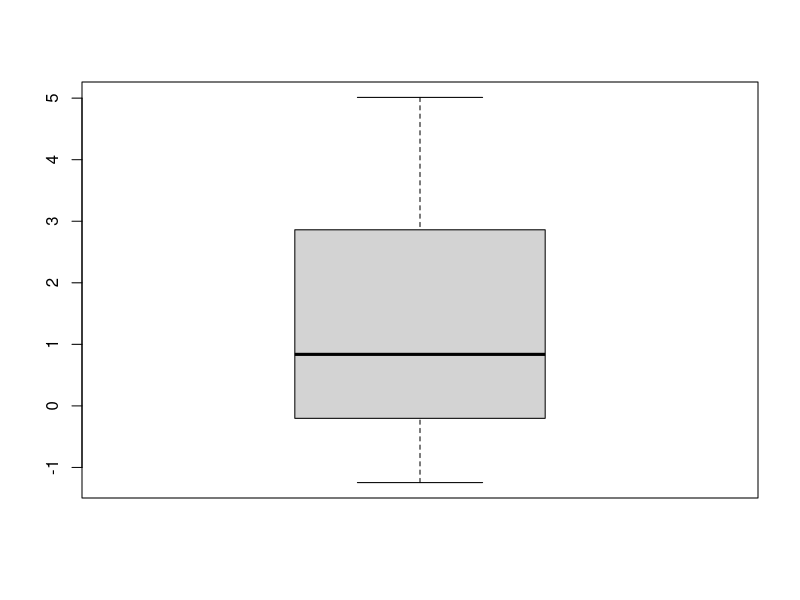
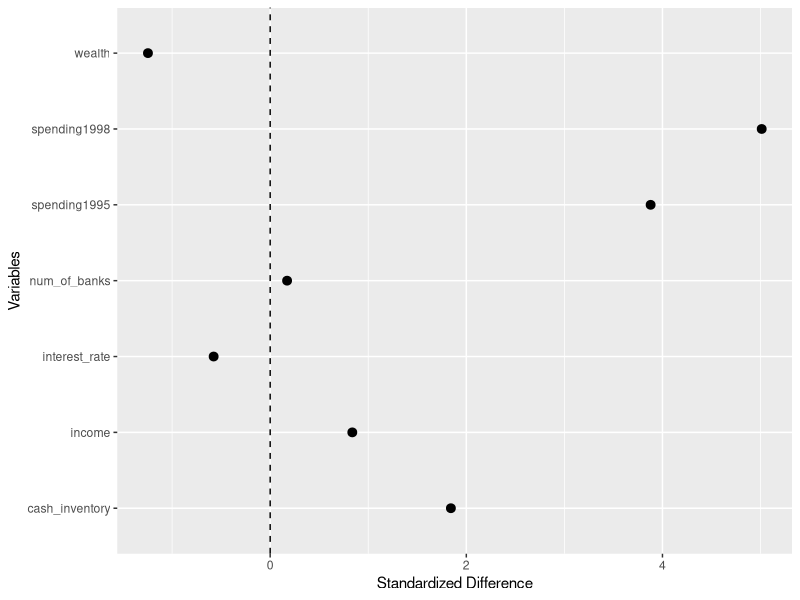

Reproduce these figures in R, in order.
## ---- chunk 1
library(haven)
library(ggplot2)
#library(mgcv)
library(Matching)
library(xtable)
library(dplyr)

## ---- chunk 2
debit = read_dta("data/debitcard199598.dta")
## ---- chunk 3
#Check Missing Values
any(unlist(lapply(debit,FUN=function(x){any(is.na(x))})))

debit = debit %>%
  mutate(num_of_earners = as.factor(num_of_earners)) %>%
  mutate(family_size = as.factor(family_size)) %>%
  mutate(average_age = as.factor(average_age)) %>%
  mutate(geograph_area = as.factor(geograph_area)) %>%
  mutate(num_of_inhabitants = as.factor(num_of_inhabitants)) %>%
  mutate(householder_age = as.factor(householder_age)) %>%
  mutate(householder_education = as.factor(householder_education)) %>%
  mutate(debit_card1998 = as.factor(debit_card1998))
  

#Continuous Variables
names(which(unlist(lapply(debit,class))=="numeric"))

#Categorical Variables
names(which(unlist(lapply(debit,class))=="factor"))

n_indi<-c(which(unlist(lapply(debit,class))=="numeric"))
c_indi<-c(which(unlist(lapply(debit,class))=="factor"))

#Descriptive Comparison
data_t<-subset(debit,debit_card1998==1)
data_c<-subset(debit,debit_card1998==0)
size_t<-dim(data_t)[1]
size_c<-dim(data_c)[1]

#Calculate ASD for Continuous Variables
dif1<-apply(data.matrix(data_t[,n_indi]),2,mean)-
  apply(data.matrix(data_c[,n_indi]),2,mean)

sd1<-sqrt(apply(data.matrix(data_t[,n_indi]),2,var)/size_t+
      apply(data.matrix(data_c[,n_indi]),2,var)/size_c)

ASD_1<-dif1/sd1;boxplot(ASD_1)

ASD<-data.frame(mean=dif1,sd=sd1,asd=ASD_1)
pdf("asd.pdf",width=8,height=6)

ggplot(data=ASD,aes(x=names(ASD_1),y=asd,ymin=asd,ymax=asd))+geom_pointrange()+
  geom_hline(yintercept = 0,lty=2)+coord_flip()+xlab("Variables")+ylab("Standardized Difference")


model_control<-lm(spending1998 ~ spending1995 + num_of_earners + average_age + family_size + geograph_area + num_of_inhabitants + householder_age + householder_education + num_of_banks + interest_rate + income + wealth + cash_inventory, data=data_c)
                  
model_treated<-lm(spending1998 ~ spending1995 + num_of_earners + average_age + family_size + geograph_area + num_of_inhabitants + householder_age + householder_education + num_of_banks + interest_rate + income + wealth + cash_inventory, data=data_t)

ATE_1<-(sum(data_t$spending1998-predict(model_control,newdata = data_t,type="response"))-
  sum(data_c$spending1998-predict(model_treated,newdata = data_c,type="response")))/dim(debit)[1]


ATT_1<-mean(data_t$spending1998-predict(model_control,newdata = data_t,type="response"))

## ---- chunk 4
#PS 

propscoreformula = function()
{

return(debit_card1998 ~ spending1995 + num_of_earners + average_age + family_size + geograph_area +  num_of_inhabitants + householder_age + householder_education + num_of_banks + interest_rate + income + wealth + cash_inventory)
  
}
